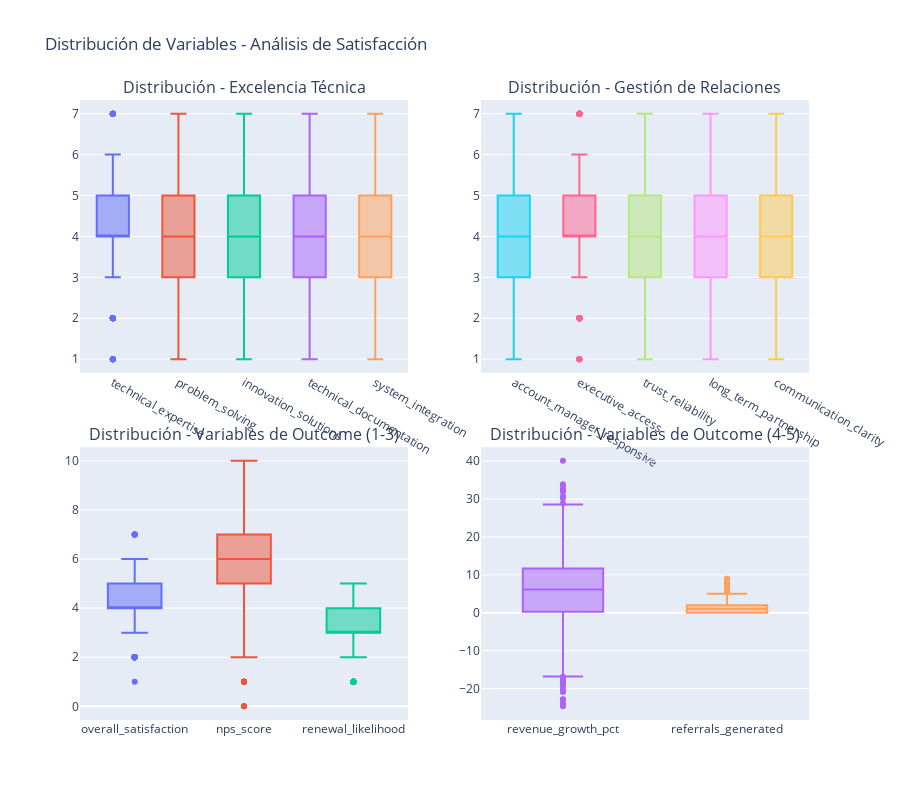

The code cell stored with this chart in its notebook:
### Code cell
# Visualizacion de variables usando Plotly
def create_interactive_boxplots(data, variable_groups, titles):
    fig = make_subplots(
        rows=2, cols=2,
        subplot_titles=titles,
        vertical_spacing=0.12
    )
    
    # Grupo 1: Excelencia Técnica
    for i, var in enumerate(variable_groups[0]):
        fig.add_trace(
            go.Box(y=data[var], name=var, showlegend=False),
            row=1, col=1
        )
    
    # Grupo 2: Gestión de Relaciones
    for i, var in enumerate(variable_groups[1]):
        fig.add_trace(
            go.Box(y=data[var], name=var, showlegend=False),
            row=1, col=2
        )
    
    # Grupo 3: Variables de Outcome (1-3)
    for i, var in enumerate(variable_groups[2]):
        fig.add_trace(
            go.Box(y=data[var], name=var, showlegend=False),
            row=2, col=1
        )
    
    # Grupo 4: Variables de Outcome (4-5)
    for i, var in enumerate(variable_groups[3]):
        fig.add_trace(
            go.Box(y=data[var], name=var, showlegend=False),
            row=2, col=2
        )
    
    fig.update_layout(
        height=800,
        title_text="Distribución de Variables - Análisis de Satisfacción",
        showlegend=False
    )
    
    return fig

# visualizacion
variable_groups = [
    technical_vars,
    relationship_vars,
    outcome_vars[:3],
    outcome_vars[3:]
]

titles = [
    'Distribución - Excelencia Técnica',
    'Distribución - Gestión de Relaciones', 
    'Distribución - Variables de Outcome (1-3)',
    'Distribución - Variables de Outcome (4-5)'
]

fig = create_interactive_boxplots(data, variable_groups, titles)
fig.show()

### Figure 1 — Plotly figure (JSON) as saved in the notebook; plotly's stock layout.template omitted (floating-point values rounded to 4 significant figures; data arrays with more than 128 entries replaced by an {"elided": "..."} marker saying what was removed)
{"data": [{"name": "technical_expertise", "showlegend": false, "type": "box", "xaxis": "x", "y": {"elided": "3400 float values"}, "yaxis": "y"}, {"name": "problem_solving", "showlegend": false, "type": "box", "xaxis": "x", "y": {"elided": "3400 float values"}, "yaxis": "y"}, {"name": "innovation_solutions", "showlegend": false, "type": "box", "xaxis": "x", "y": {"elided": "3400 float values"}, "yaxis": "y"}, {"name": "technical_documentation", "showlegend": false, "type": "box", "xaxis": "x", "y": {"elided": "3400 float values"}, "yaxis": "y"}, {"name": "system_integration", "showlegend": false, "type": "box", "xaxis": "x", "y": {"elided": "3400 float values"}, "yaxis": "y"}, {"name": "account_manager_responsive", "showlegend": false, "type": "box", "xaxis": "x2", "y": {"elided": "3400 float values"}, "yaxis": "y2"}, {"name": "executive_access", "showlegend": false, "type": "box", "xaxis": "x2", "y": {"elided": "3400 float values"}, "yaxis": "y2"}, {"name": "trust_reliability", "showlegend": false, "type": "box", "xaxis": "x2", "y": {"elided": "3400 float values"}, "yaxis": "y2"}, {"name": "long_term_partnership", "showlegend": false, "type": "box", "xaxis": "x2", "y": {"elided": "3400 float values"}, "yaxis": "y2"}, {"name": "communication_clarity", "showlegend": false, "type": "box", "xaxis": "x2", "y": {"elided": "3400 float values"}, "yaxis": "y2"}, {"name": "overall_satisfaction", "showlegend": false, "type": "box", "xaxis": "x3", "y": {"elided": "3400 int values"}, "yaxis": "y3"}, {"name": "nps_score", "showlegend": false, "type": "box", "xaxis": "x3", "y": {"elided": "3400 int values"}, "yaxis": "y3"}, {"name": "renewal_likelihood", "showlegend": false, "type": "box", "xaxis": "x3", "y": {"elided": "3400 int values"}, "yaxis": "y3"}, {"name": "revenue_growth_pct", "showlegend": false, "type": "box", "xaxis": "x4", "y": {"elided": "3400 float values"}, "yaxis": "y4"}, {"name": "referrals_generated", "showlegend": false, "type": "box", "xaxis": "x4", "y": {"elided": "3400 int values"}, "yaxis": "y4"}], "layout": {"annotations": [{"font": {"size": 16}, "showarrow": false, "text": "Distribución - Excelencia Técnica", "x": 0.225, "xanchor": "center", "xref": "paper", "y": 1, "yanchor": "bottom", "yref": "paper"}, {"font": {"size": 16}, "showarrow": false, "text": "Distribución - Gestión de Relaciones", "x": 0.775, "xanchor": "center", "xref": "paper", "y": 1, "yanchor": "bottom", "yref": "paper"}, {"font": {"size": 16}, "showarrow": false, "text": "Distribución - Variables de Outcome (1-3)", "x": 0.225, "xanchor": "center", "xref": "paper", "y": 0.44, "yanchor": "bottom", "yref": "paper"}, {"font": {"size": 16}, "showarrow": false, "text": "Distribución - Variables de Outcome (4-5)", "x": 0.775, "xanchor": "center", "xref": "paper", "y": 0.44, "yanchor": "bottom", "yref": "paper"}], "height": 800, "showlegend": false, "title": {"text": "Distribución de Variables - Análisis de Satisfacción"}, "xaxis": {"anchor": "y", "domain": [0, 0.45]}, "xaxis2": {"anchor": "y2", "domain": [0.55, 1]}, "xaxis3": {"anchor": "y3", "domain": [0, 0.45]}, "xaxis4": {"anchor": "y4", "domain": [0.55, 1]}, "yaxis": {"anchor": "x", "domain": [0.56, 1]}, "yaxis2": {"anchor": "x2", "domain": [0.56, 1]}, "yaxis3": {"anchor": "x3", "domain": [0, 0.44]}, "yaxis4": {"anchor": "x4", "domain": [0, 0.44]}}}
